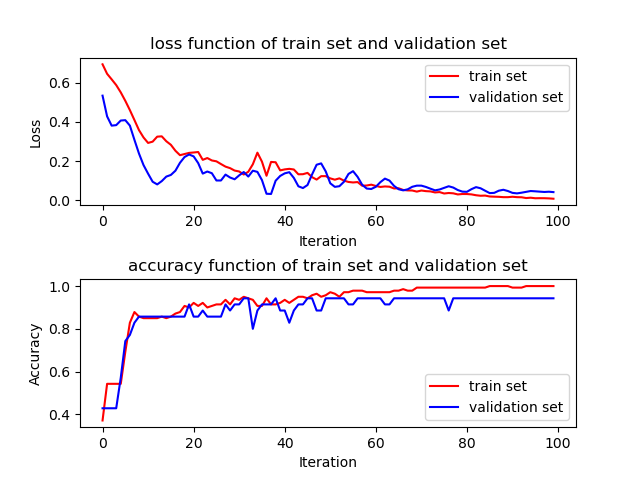

This chart was generated by the following Python code:
#导入工具包
import numpy
import torch
import torch.nn as nn
import torch.optim as optim
import matplotlib.pyplot as plt
from torch.utils.data import dataset
from torchvision import transforms, datasets
from model import CNN


def main():
    # 数据转换
    data_transform = transforms.Compose([
        transforms.RandomHorizontalFlip(),  # 随机水平翻转，数据增强
        transforms.Grayscale(num_output_channels=1),    # 灰度图通道设为1，彩色图不要这句话
        transforms.ToTensor(),              # 这个必须要有，转化为tensor。（会自动归一化数据）
        transforms.Normalize(mean=[0.17], std=[0.05])   # 标准化（训练集图片归一化后的均值大概是0.17，标准差0.05），加快收敛，不要影响也不大
    ])

    # 读取数据，随机分为训练集和验证集
    # （不随机划分，训练集和验证集都用datasets.ImageFolder加载就行了，保证路径下包含的文件名为0，1，2...）
    # (ImageFolder有一个__getitem__类，它返回的是数据和标签，暂时不会也没关系，后续很多任务需要自己写dataset，
    # 如果想认真搞深度学习的话一定要掌握）
    full_dataset = datasets.ImageFolder('./样本', transform=data_transform)
    train_size = int(0.8 * len(full_dataset))
    val_size = len(full_dataset) - train_size
    print('训练样本数量：', train_size, '验证集样本数量：', val_size)

    # random_spilt随机划分数据集
    train_data, val_data = torch.utils.data.random_split(full_dataset, [train_size, val_size])

    # DataLoder把dataset按batchsize打包，我们训练才能从里面逐个取数据，
    # batch_size是一次计算的图片数，一般为2，4，8，16，24，32..因为我们图片不多，尺寸小，模型小，所以运算量很小，我就直接取全部
    # 你自己做其他任务不要这样搞，不然算不动的
    train_loader = torch.utils.data.DataLoader(train_data, batch_size=train_size, shuffle=False)
    val_loader = torch.utils.data.DataLoader(val_data, batch_size=val_size, shuffle=False)

    # iter(dataloader)返回的是一个迭代器，然后可以使用next()访问。
    # 获取验证集图像和标签用于验证正确率
    val_data_iter = iter(val_loader)
    val_image, val_label = val_data_iter.next()

    # 定义模型，.cuda()表示用GPU计算
    model = CNN().cuda()

    # 损失函数，分类任务一般是交叉熵
    loss_function = nn.CrossEntropyLoss()

    # 优化器，Adam，它考虑了动量和自适应学习率，优化器有很多你可以自己了解了解
    # Aadm和SGD比较常用，有时候SGD效果还好一些
    optimizer = optim.Adam(model.parameters(), lr=0.001)

    # 迭代次数
    epoch = 100

    # 保存数据
    train_set_loss = []
    val_set_loss = []
    train_set_acc = []
    val_set_acc = []

    # 开始训练
    for ep in range(epoch):  # loop over the dataset multiple times
        running_loss = 0
        trainset_right = 0
        for step, (x, y) in enumerate(train_loader, start=0):
            # get the inputs; data is a list of [inputs, labels]
            inputs = x.cuda()
            labels = y.cuda()

            # zero the parameter gradients
            optimizer.zero_grad()
            # forward + backward + optimize
            outputs1 = model(inputs)

            # 统计训练集分类正确个数，用于验证训练集的正确率
            predict_y1 = torch.max(outputs1, dim=1)[1]
            trainset_right += torch.eq(predict_y1, labels).sum().item()

            train_loss = loss_function(outputs1, labels)
            train_loss.backward()
            optimizer.step()

            # 如果你不验证的话，那么至此训练过程就写完了，很简单吧
            # 不管你做什么任务都是这几步，梯度清零，预测结果计算损失，反向传播

            # validation,这里本来是每n个step输出一次数据，因为通常来讲训练集是成千上万张
            # 但是我们的训练集非常小，我就直接一个step输出一次，这里验证集batchsize=val_size
            # 如果你的验证集数量特别多，建议编写一个evaluate函数用于验证
            running_loss += train_loss.item()
            with torch.no_grad():
                outputs2 = model(val_image.cuda()).cpu()
                predict_y2 = torch.max(outputs2, dim=1)[1]
                val_loss = loss_function(outputs2,predict_y2)
                accuracy = torch.eq(predict_y2, val_label).sum().item() / val_label.size(0)
                print('epoch:[%d/%d] step:[%d/%d]  train_loss: %.3f  val_loss: %.3f  val_accuracy: %.3f' %
                        (ep + 1, epoch, step + 1, len(train_loader), val_loss.item(), train_loss.item(), accuracy))

        train_set_acc.append(trainset_right/train_size)
        loss_per_epoch = running_loss / len(train_loader)
        train_set_loss.append(loss_per_epoch)

        val_set_acc.append(accuracy)
        val_set_loss.append(val_loss)

    print('Finished Training')

    # 可视化，为了写论文
    # 你也可以用vison,tensorbord等可视化工具实时获取损失图像
    epo = numpy.arange(0, len(train_set_acc), 1)
    plt.subplot(2,1,1)
    plt.plot(epo, train_set_loss,color='red',label='train set')
    plt.plot(epo, val_set_loss, color='blue',label='validation set')
    plt.legend()
    plt.xlabel('Iteration')
    plt.ylabel('Loss')
    plt.title('loss function of train set and validation set')
    plt.subplots_adjust(hspace=0.5)
    plt.subplot(2,1,2)
    plt.plot(epo, train_set_acc,color='red',label='train set')
    plt.plot(epo, val_set_acc, color='blue',label='validation set')
    plt.legend()
    plt.xlabel('Iteration')
    plt.ylabel('Accuracy')
    plt.title('accuracy function of train set and validation set')
    plt.show()

    # 保存模型
    save_path = './model/CNN.pth'
    torch.save(model.state_dict(), save_path)

if __name__ == '__main__':
    main()
